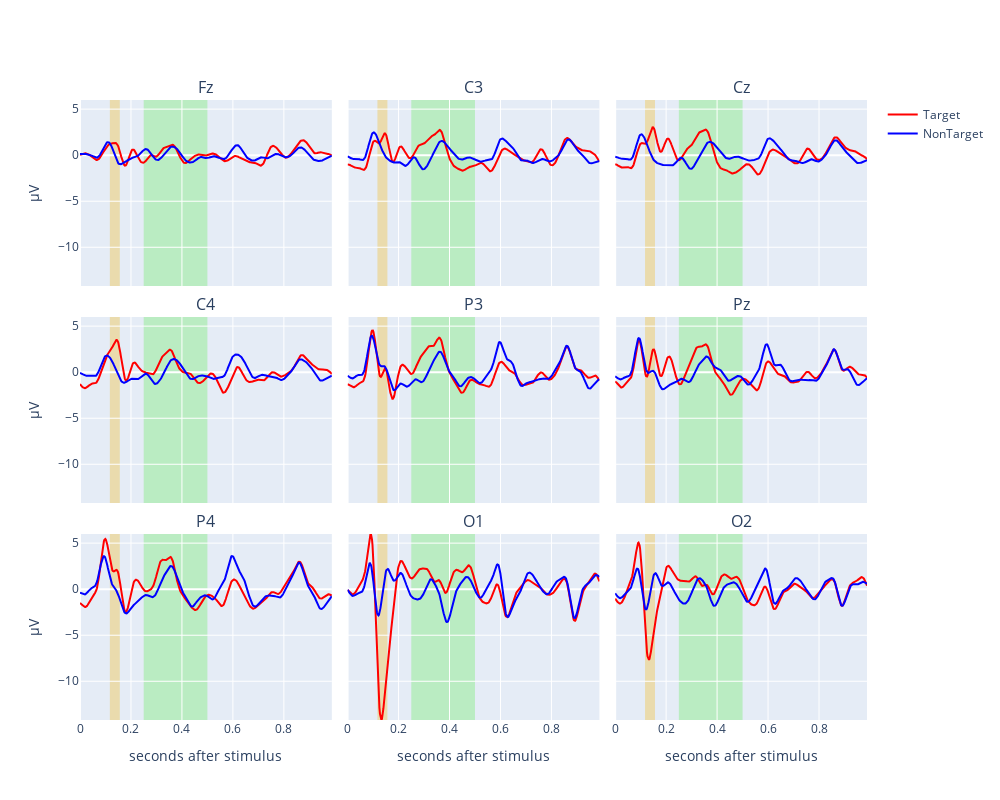

The notebook cell saved with this chart:
### Markdown cell above
### Step: Explore the data
Let's take a look at what the average brain activity is for each target and non target stimuli, for each of the channels. I have highlighted two periods, where we find archetypical responses for this type of stimuli, the so-called N100 and P300: a (N)egative spike around 100ms after stimuli, and a (P)ositive spike around 300ms after stimuli. N100 is to be seen predominantly in electrodes around the visual cortex, i.e., Occital Channels O1 and O2, where as P300 is commonly seen in Central-Parietal, closer to the top of the skull, i.e., Cz and Pz.

### Code cell
import plotly.express as px
import numpy as np
import matplotlib.pyplot as plt
import plotly.graph_objects as go
from plotly.subplots import make_subplots


ids_target = y == 1
X_target = X[ids_target]

ids_nontarget = y == 0
X_nontarget = X[ids_nontarget]

X_target_avg = X_target.mean(axis=0)
X_nontarget_avg = X_nontarget.mean(axis=0)

num_channels = X_target_avg.shape[0]


# Create a figure with subplots in a square grid
num_cols = int(np.ceil(np.sqrt(num_channels)))
num_rows = int(np.ceil(num_channels / num_cols))
fig = make_subplots(rows=num_rows, cols=num_cols, subplot_titles=EEG_CHANNELS, shared_xaxes=True, shared_yaxes=True, vertical_spacing=0.05, horizontal_spacing=0.02)

time_vector: np.ndarray = np.arange(X_target_avg.shape[1])/SAMPLING_FREQUENCY
# Plot each channel in a separate subplot
for i in range(num_channels):
    row: int = i // num_cols + 1
    col: int = i % num_cols + 1
    showlegend: bool = (i == 0)
    fig.add_trace(
        go.Scatter(
            x=time_vector, 
            y=X_target_avg[i], 
            mode='lines', 
            name='Target' if showlegend else None, 
            line=dict(color='red'),
            showlegend=showlegend
        ), 
        row=row, col=col
    )
    fig.add_trace(
        go.Scatter(
            x=time_vector, 
            y=X_nontarget_avg[i], 
            mode='lines', 
            name='NonTarget' if showlegend else None, 
            line=dict(color='blue'),
            showlegend=showlegend
        ), 
        row=row, col=col
    )
    fig.add_vrect(
        x0=60/SAMPLING_FREQUENCY, x1=80/SAMPLING_FREQUENCY, 
        fillcolor="#EFCB66", opacity=0.5, 
        layer="below", line_width=0,
        row=row, col=col
    )
    fig.add_vrect(
        x0=128/SAMPLING_FREQUENCY, x1=256/SAMPLING_FREQUENCY, 
        fillcolor="#90EE90", opacity=0.5, 
        layer="below", line_width=0,
        row=row, col=col
    )
    if row == num_rows:
        fig.update_xaxes(title_text="seconds after stimulus", row=row, col=col)

    if col == 1:
        fig.update_yaxes(title_text="µV", row=row, col=col)

# Update layout
y_axis_range: list[float] = [min(X_nontarget_avg.min(), X_target_avg.min()), max(X_nontarget_avg.max(), X_target_avg.max())]
fig.update_layout(
    height=800, 
    width=1000, 
    showlegend=True
)
for row in range(1, num_rows + 1):
    fig.update_yaxes(range=y_axis_range, row=row, col=1)
fig.show()

### Figure 1 — Plotly figure (JSON) as saved in the notebook; plotly's stock layout.template omitted (floating-point values rounded to 4 significant figures; data arrays with more than 128 entries replaced by an {"elided": "..."} marker saying what was removed)
{"data": [{"line": {"color": "red"}, "mode": "lines", "name": "Target", "showlegend": true, "type": "scatter", "x": {"elided": "507 float values"}, "xaxis": "x", "y": {"elided": "507 float values"}, "yaxis": "y"}, {"line": {"color": "blue"}, "mode": "lines", "name": "NonTarget", "showlegend": true, "type": "scatter", "x": {"elided": "507 float values"}, "xaxis": "x", "y": {"elided": "507 float values"}, "yaxis": "y"}, {"line": {"color": "red"}, "mode": "lines", "showlegend": false, "type": "scatter", "x": {"elided": "507 float values"}, "xaxis": "x2", "y": {"elided": "507 float values"}, "yaxis": "y2"}, {"line": {"color": "blue"}, "mode": "lines", "showlegend": false, "type": "scatter", "x": {"elided": "507 float values"}, "xaxis": "x2", "y": {"elided": "507 float values"}, "yaxis": "y2"}, {"line": {"color": "red"}, "mode": "lines", "showlegend": false, "type": "scatter", "x": {"elided": "507 float values"}, "xaxis": "x3", "y": {"elided": "507 float values"}, "yaxis": "y3"}, {"line": {"color": "blue"}, "mode": "lines", "showlegend": false, "type": "scatter", "x": {"elided": "507 float values"}, "xaxis": "x3", "y": {"elided": "507 float values"}, "yaxis": "y3"}, {"line": {"color": "red"}, "mode": "lines", "showlegend": false, "type": "scatter", "x": {"elided": "507 float values"}, "xaxis": "x4", "y": {"elided": "507 float values"}, "yaxis": "y4"}, {"line": {"color": "blue"}, "mode": "lines", "showlegend": false, "type": "scatter", "x": {"elided": "507 float values"}, "xaxis": "x4", "y": {"elided": "507 float values"}, "yaxis": "y4"}, {"line": {"color": "red"}, "mode": "lines", "showlegend": false, "type": "scatter", "x": {"elided": "507 float values"}, "xaxis": "x5", "y": {"elided": "507 float values"}, "yaxis": "y5"}, {"line": {"color": "blue"}, "mode": "lines", "showlegend": false, "type": "scatter", "x": {"elided": "507 float values"}, "xaxis": "x5", "y": {"elided": "507 float values"}, "yaxis": "y5"}, {"line": {"color": "red"}, "mode": "lines", "showlegend": false, "type": "scatter", "x": {"elided": "507 float values"}, "xaxis": "x6", "y": {"elided": "507 float values"}, "yaxis": "y6"}, {"line": {"color": "blue"}, "mode": "lines", "showlegend": false, "type": "scatter", "x": {"elided": "507 float values"}, "xaxis": "x6", "y": {"elided": "507 float values"}, "yaxis": "y6"}, {"line": {"color": "red"}, "mode": "lines", "showlegend": false, "type": "scatter", "x": {"elided": "507 float values"}, "xaxis": "x7", "y": {"elided": "507 float values"}, "yaxis": "y7"}, {"line": {"color": "blue"}, "mode": "lines", "showlegend": false, "type": "scatter", "x": {"elided": "507 float values"}, "xaxis": "x7", "y": {"elided": "507 float values"}, "yaxis": "y7"}, {"line": {"color": "red"}, "mode": "lines", "showlegend": false, "type": "scatter", "x": {"elided": "507 float values"}, "xaxis": "x8", "y": {"elided": "507 float values"}, "yaxis": "y8"}, {"line": {"color": "blue"}, "mode": "lines", "showlegend": false, "type": "scatter", "x": {"elided": "507 float values"}, "xaxis": "x8", "y": {"elided": "507 float values"}, "yaxis": "y8"}, {"line": {"color": "red"}, "mode": "lines", "showlegend": false, "type": "scatter", "x": {"elided": "507 float values"}, "xaxis": "x9", "y": {"elided": "507 float values"}, "yaxis": "y9"}, {"line": {"color": "blue"}, "mode": "lines", "showlegend": false, "type": "scatter", "x": {"elided": "507 float values"}, "xaxis": "x9", "y": {"elided": "507 float values"}, "yaxis": "y9"}], "layout": {"annotations": [{"font": {"size": 16}, "showarrow": false, "text": "Fz", "x": 0.16, "xanchor": "center", "xref": "paper", "y": 1, "yanchor": "bottom", "yref": "paper"}, {"font": {"size": 16}, "showarrow": false, "text": "C3", "x": 0.5, "xanchor": "center", "xref": "paper", "y": 1, "yanchor": "bottom", "yref": "paper"}, {"font": {"size": 16}, "showarrow": false, "text": "Cz", "x": 0.84, "xanchor": "center", "xref": "paper", "y": 1, "yanchor": "bottom", "yref": "paper"}, {"font": {"size": 16}, "showarrow": false, "text": "C4", "x": 0.16, "xanchor": "center", "xref": "paper", "y": 0.65, "yanchor": "bottom", "yref": "paper"}, {"font": {"size": 16}, "showarrow": false, "text": "P3", "x": 0.5, "xanchor": "center", "xref": "paper", "y": 0.65, "yanchor": "bottom", "yref": "paper"}, {"font": {"size": 16}, "showarrow": false, "text": "Pz", "x": 0.84, "xanchor": "center", "xref": "paper", "y": 0.65, "yanchor": "bottom", "yref": "paper"}, {"font": {"size": 16}, "showarrow": false, "text": "P4", "x": 0.16, "xanchor": "center", "xref": "paper", "y": 0.3, "yanchor": "bottom", "yref": "paper"}, {"font": {"size": 16}, "showarrow": false, "text": "O1", "x": 0.5, "xanchor": "center", "xref": "paper", "y": 0.3, "yanchor": "bottom", "yref": "paper"}, {"font": {"size": 16}, "showarrow": false, "text": "O2", "x": 0.84, "xanchor": "center", "xref": "paper", "y": 0.3, "yanchor": "bottom", "yref": "paper"}], "height": 800, "shapes": [{"fillcolor": "#EFCB66", "layer": "below", "line": {"width": 0}, "opacity": 0.5, "type": "rect", "x0": 0.1172, "x1": 0.1562, "xref": "x", "y0": 0, "y1": 1, "yref": "y domain"}, {"fillcolor": "#90EE90", "layer": "below", "line": {"width": 0}, "opacity": 0.5, "type": "rect", "x0": 0.25, "x1": 0.5, "xref": "x", "y0": 0, "y1": 1, "yref": "y domain"}, {"fillcolor": "#EFCB66", "layer": "below", "line": {"width": 0}, "opacity": 0.5, "type": "rect", "x0": 0.1172, "x1": 0.1562, "xref": "x2", "y0": 0, "y1": 1, "yref": "y2 domain"}, {"fillcolor": "#90EE90", "layer": "below", "line": {"width": 0}, "opacity": 0.5, "type": "rect", "x0": 0.25, "x1": 0.5, "xref": "x2", "y0": 0, "y1": 1, "yref": "y2 domain"}, {"fillcolor": "#EFCB66", "layer": "below", "line": {"width": 0}, "opacity": 0.5, "type": "rect", "x0": 0.1172, "x1": 0.1562, "xref": "x3", "y0": 0, "y1": 1, "yref": "y3 domain"}, {"fillcolor": "#90EE90", "layer": "below", "line": {"width": 0}, "opacity": 0.5, "type": "rect", "x0": 0.25, "x1": 0.5, "xref": "x3", "y0": 0, "y1": 1, "yref": "y3 domain"}, {"fillcolor": "#EFCB66", "layer": "below", "line": {"width": 0}, "opacity": 0.5, "type": "rect", "x0": 0.1172, "x1": 0.1562, "xref": "x4", "y0": 0, "y1": 1, "yref": "y4 domain"}, {"fillcolor": "#90EE90", "layer": "below", "line": {"width": 0}, "opacity": 0.5, "type": "rect", "x0": 0.25, "x1": 0.5, "xref": "x4", "y0": 0, "y1": 1, "yref": "y4 domain"}, {"fillcolor": "#EFCB66", "layer": "below", "line": {"width": 0}, "opacity": 0.5, "type": "rect", "x0": 0.1172, "x1": 0.1562, "xref": "x5", "y0": 0, "y1": 1, "yref": "y5 domain"}, {"fillcolor": "#90EE90", "layer": "below", "line": {"width": 0}, "opacity": 0.5, "type": "rect", "x0": 0.25, "x1": 0.5, "xref": "x5", "y0": 0, "y1": 1, "yref": "y5 domain"}, {"fillcolor": "#EFCB66", "layer": "below", "line": {"width": 0}, "opacity": 0.5, "type": "rect", "x0": 0.1172, "x1": 0.1562, "xref": "x6", "y0": 0, "y1": 1, "yref": "y6 domain"}, {"fillcolor": "#90EE90", "layer": "below", "line": {"width": 0}, "opacity": 0.5, "type": "rect", "x0": 0.25, "x1": 0.5, "xref": "x6", "y0": 0, "y1": 1, "yref": "y6 domain"}, {"fillcolor": "#EFCB66", "layer": "below", "line": {"width": 0}, "opacity": 0.5, "type": "rect", "x0": 0.1172, "x1": 0.1562, "xref": "x7", "y0": 0, "y1": 1, "yref": "y7 domain"}, {"fillcolor": "#90EE90", "layer": "below", "line": {"width": 0}, "opacity": 0.5, "type": "rect", "x0": 0.25, "x1": 0.5, "xref": "x7", "y0": 0, "y1": 1, "yref": "y7 domain"}, {"fillcolor": "#EFCB66", "layer": "below", "line": {"width": 0}, "opacity": 0.5, "type": "rect", "x0": 0.1172, "x1": 0.1562, "xref": "x8", "y0": 0, "y1": 1, "yref": "y8 domain"}, {"fillcolor": "#90EE90", "layer": "below", "line": {"width": 0}, "opacity": 0.5, "type": "rect", "x0": 0.25, "x1": 0.5, "xref": "x8", "y0": 0, "y1": 1, "yref": "y8 domain"}, {"fillcolor": "#EFCB66", "layer": "below", "line": {"width": 0}, "opacity": 0.5, "type": "rect", "x0": 0.1172, "x1": 0.1562, "xref": "x9", "y0": 0, "y1": 1, "yref": "y9 domain"}, {"fillcolor": "#90EE90", "layer": "below", "line": {"width": 0}, "opacity": 0.5, "type": "rect", "x0": 0.25, "x1": 0.5, "xref": "x9", "y0": 0, "y1": 1, "yref": "y9 domain"}], "showlegend": true, "width": 1000, "xaxis": {"anchor": "y", "domain": [0, 0.32], "matches": "x7", "showticklabels": false}, "xaxis2": {"anchor": "y2", "domain": [0.34, 0.66], "matches": "x8", "showticklabels": false}, "xaxis3": {"anchor": "y3", "domain": [0.68, 1], "matches": "x9", "showticklabels": false}, "xaxis4": {"anchor": "y4", "domain": [0, 0.32], "matches": "x7", "showticklabels": false}, "xaxis5": {"anchor": "y5", "domain": [0.34, 0.66], "matches": "x8", "showticklabels": false}, "xaxis6": {"anchor": "y6", "domain": [0.68, 1], "matches": "x9", "showticklabels": false}, "xaxis7": {"anchor": "y7", "domain": [0, 0.32], "title": {"text": "seconds after stimulus"}}, "xaxis8": {"anchor": "y8", "domain": [0.34, 0.66], "title": {"text": "seconds after stimulus"}}, "xaxis9": {"anchor": "y9", "domain": [0.68, 1], "title": {"text": "seconds after stimulus"}}, "yaxis": {"anchor": "x", "domain": [0.7, 1], "range": [-14.2, 5.993], "title": {"text": "µV"}}, "yaxis2": {"anchor": "x2", "domain": [0.7, 1], "matches": "y", "showticklabels": false}, "yaxis3": {"anchor": "x3", "domain": [0.7, 1], "matches": "y", "showticklabels": false}, "yaxis4": {"anchor": "x4", "domain": [0.35, 0.65], "range": [-14.2, 5.993], "title": {"text": "µV"}}, "yaxis5": {"anchor": "x5", "domain": [0.35, 0.65], "matches": "y4", "showticklabels": false}, "yaxis6": {"anchor": "x6", "domain": [0.35, 0.65], "matches": "y4", "showticklabels": false}, "yaxis7": {"anchor": "x7", "domain": [0, 0.3], "range": [-14.2, 5.993], "title": {"text": "µV"}}, "yaxis8": {"anchor": "x8", "domain": [0, 0.3], "matches": "y7", "showticklabels": false}, "yaxis9": {"anchor": "x9", "domain": [0, 0.3], "matches": "y7", "showticklabels": false}}}
